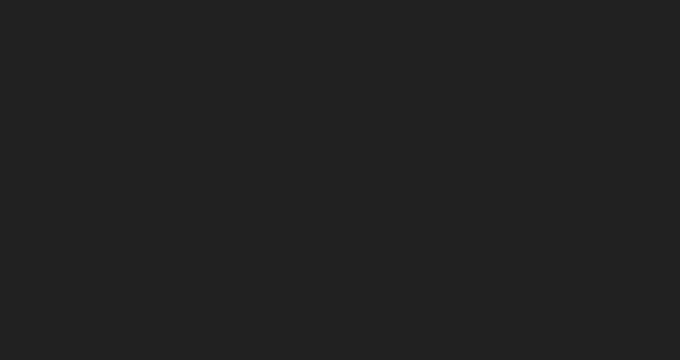
Frame 1 (no input)
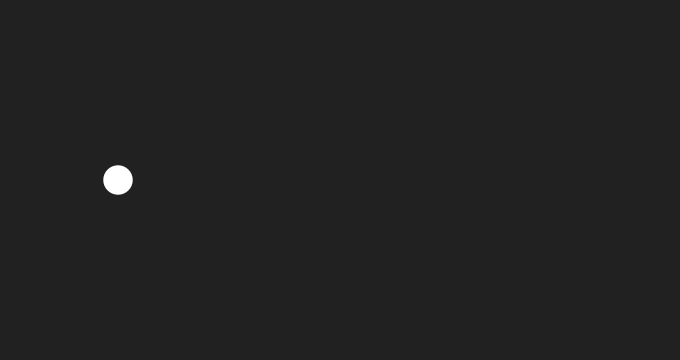
Frame 60 (the mouse pressed at the canvas centre just before this capture)
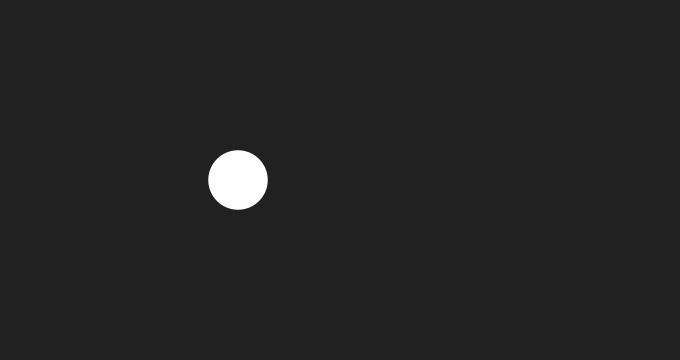
Frame 120 (the mouse held since frame 60 and released just before this capture)

The Processing sketch that drew these frames (run headless with seeded random() and noise(); from frame 60 on, the mouse is pressed at the canvas centre):

// Processing sketch: variables_01
// ── variables_01.pde
/* 
 --------------------------
 ** PLEASE READ INFO TAB **
 --------------------------
 */

/////////////////////////// GLOBALS ////////////////////////////
// Voici la déclaration et l'affectation de 2 variables
float x = 0;
float dia = 0;
/////////////////////////// SETUP ////////////////////////////

void setup() {
  size(680, 360);
  background(33);
  smooth();
  noStroke();
}

/////////////////////////// DRAW ////////////////////////////
void draw() {
  background(33);
  
  // Notez bien l'utilisation des variables
  // Que se passe-t-il si vous remplacer height/2 avec x ? 
  ellipse(x, height/2, dia, dia);
  
  // ici nous mettons à jour les valeurs de nos variables
  x = x + 2;
  dia = dia + 0.5;
  
}

/////////////////////////// FUNCTIONS ////////////////////////////
// ── INFO.pde
/*
 * --------------------------------
 * VARIABLES_01 : Déclarer/utiliser
 * --------------------------------
 * 
 * Ce sketch démontre comment créer des variables en Processing
 * et comment on s'en servent. 
 *
 * Explications :
 * http://www.ecole-art-aix.fr/processing-04-02-concept-no-2-les
 * https://fr.flossmanuals.net/processing/les-variables/
 *
 * Lire sur les variables
 * https://fr.wikipedia.org/wiki/Variable_(informatique)
 *
 * MW_2017
 * https://github.com/FreeArtBureau/fundamentals
 *
 * end
 
 */
